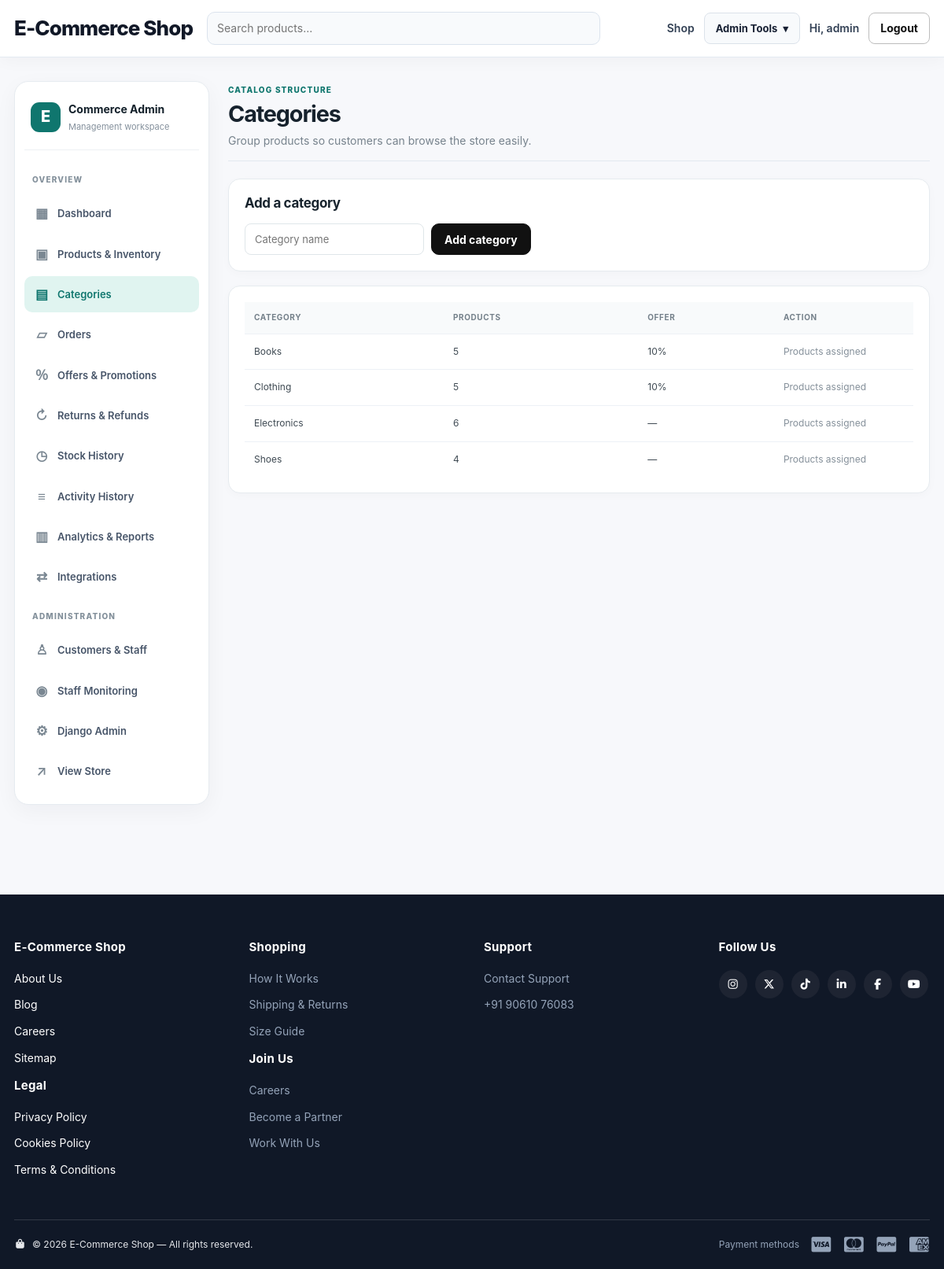
The page /dashboard/categories/ (signed in) on the database its author committed.
### products/models.py (models this page shows, shortened)
class Category(models.Model):
    name = models.CharField(max_length=100)
    offer_percent = models.PositiveSmallIntegerField(default=0)
    offer_ends_at = models.DateTimeField(null=True, blank=True)

### dashboard/views.py (the view, shortened to what this page needs)
# urls.py: path('categories/', views.dashboard_categories, name='categories'),
@staff_member_required
def dashboard_categories(request):
    categories = Category.objects.annotate(product_count=Count('products')).order_by('name')
    page_obj = Paginator(categories, 12).get_page(request.GET.get('page'))
    return render(request, 'dashboard/categories.html', {'active': 'categories', 'categories': page_obj.object_list, 'page_obj': page_obj})

### cart/context_processors.py (called while the page is built)
def cart_count(request):
    if not request.user.is_authenticated:
        return {'cart_count': 0}
    from .models import Cart
    cart = Cart.objects.filter(user=request.user).first()
    if not cart:
        return {'cart_count': 0}
    cart_items = cart.items.all()
    return {
        'cart_count': sum(item.quantity for item in cart_items),
        'cart_product_ids': list(cart_items.values_list('product_id', flat=True)),
    }

### storeextras/actor_context.py (called while the page is built)
    def __call__(self, request):
        token = _current_actor.set(getattr(request, 'user', None))
        try:
            return self.get_response(request)
        finally:
            _current_actor.reset(token)

### templates/dashboard/categories.html
{% extends "dashboard/base.html" %}
{% block dashboard_content %}<div class="section-head"><div><span class="dash-eyebrow">CATALOG STRUCTURE</span><h1>Categories</h1><p>Group products so customers can browse the store easily.</p></div></div><div class="dash-panel"><h2>Add a category</h2><form method="post" class="dash-inline-form">{% csrf_token %}<input type="hidden" name="action" value="add"><input type="text" name="name" maxlength="100" placeholder="Category name" required><button class="btn btn-primary" type="submit">Add category</button></form></div><div class="dash-panel"><div class="table-scroll"><table class="dashboard-table"><thead><tr><th>Category</th><th>Products</th><th>Offer</th><th>Action</th></tr></thead><tbody>{% for category in categories %}<tr><td>{{ category.name }}</td><td>{{ category.product_count }}</td><td>{% if category.offer_percent %}{{ category.offer_percent }}%{% else %}—{% endif %}</td><td>{% if category.product_count == 0 %}<form method="post" onsubmit="return confirm('Delete this empty category?');">{% csrf_token %}<input type="hidden" name="action" value="delete"><input type="hidden" name="category_id" value="{{ category.id }}"><button class="dash-small-button danger" type="submit">Delete</button></form>{% else %}<span class="dash-muted">Products assigned</span>{% endif %}</td></tr>{% empty %}<tr><td colspan="4" class="dash-empty">No categories created yet.</td></tr>{% endfor %}</tbody></table></div></div>{% include "includes/pagination.html" with page_obj=page_obj %}
{% endblock %}

### templates/base.html (shortened to what this page needs)
{% load static %}
<!DOCTYPE html>
<html lang="en">
<head>
    <link rel="stylesheet" href="{% static 'css/style.css' %}?v=20261102_filtercard">
    <link rel="stylesheet" href="https://cdnjs.cloudflare.com/ajax/libs/font-awesome/7.0.1/css/all.min.css"
>
</head>
<body>
<header class="navbar">
    <div class="container nav-inner">
        <a class="brand" href="{% url 'products:home' %}">E-Commerce Shop</a>
        <form class="nav-search" method="get" action="{% url 'products:home' %}">
            <input type="search" name="q" placeholder="Search products..." value="{{ request.GET.q }}">
        </form>
        <nav class="nav-links">
            <a href="{% url 'products:home' %}">Shop</a>
            {% if user.is_authenticated %}
                {% if user.is_staff %}
                    <details class="nav-dropdown">
                        <summary aria-label="Open admin tools">Admin Tools <span aria-hidden="true">▾</span></summary>
                    </details>
                {% endif %}
                <a class="hide-mobile" href="{% url 'profile' %}">Hi, {{ user.username }}</a>
                <form method="post" action="{% url 'logout' %}" style="display:inline">
                    <button class="btn btn-outline" type="submit">Logout</button>
                </form>
            {% else %}
                <a href="{% url 'login' %}">Login</a>
                <a class="btn btn-primary" href="{% url 'register' %}">Sign Up</a>
            {% endif %}
        </nav>
    </div>
</header>
<main>
{% block content %}{% endblock %}
</main>
<footer class="site-footer">
    <div class="container footer-top">
        <div class="footer-col footer-white">
            <h4>E-Commerce Shop</h4>
            <a href="#">About Us</a>
            <a href="#">Blog</a>
            <a href="#">Careers</a>
            <a href="#">Sitemap</a>
            <h4 class="footer-subhead">Legal</h4>
            <a href="#">Privacy Policy</a>
            <a href="#">Cookies Policy</a>
            <a href="#">Terms &amp; Conditions</a>
        </div>
        <div class="footer-col">
            <h4>Shopping</h4>
            <a href="{% url 'products:home' %}">How It Works</a>
            <a href="#">Shipping &amp; Returns</a>
            <a href="#">Size Guide</a>
            <h4 class="footer-subhead">Join Us</h4>
            <a href="#">Careers</a>
            <a href="#">Become a Partner</a>
            <a href="#">Work With Us</a>
        </div>
        <div class="footer-col">
            <h4>Support</h4>
            <a href="#">Contact Support</a>
            <a href="#"> +91 90610 76083</a>
        </div>
        <div class="footer-col">
            <h4 class="footer-subhead">Follow Us</h4>
            <div class="footer-social">
                <a href="#" aria-label="Instagram"><i class="fa-brands fa-instagram"></i></a>
                <a href="#" aria-label="Twitter"><i class="fa-brands fa-x-twitter"></i></a>
                <a href="#" aria-label="TikTok"><i class="fa-brands fa-tiktok"></i></a>
                <a href="#" aria-label="LinkedIn"><i class="fa-brands fa-linkedin-in"></i></a>
                <a href="#" aria-label="Facebook"><i class="fa-brands fa-facebook-f"></i></a>
                <a href="#" aria-label="YouTube"><i class="fa-brands fa-youtube"></i></a>
            </div>
        </div>
    </div>
    <div class="container footer-bottom">
        <p class="footer-copyright">
            <i class="fa-solid fa-bag-shopping"></i>
            &copy; {% now "Y" %} E-Commerce Shop — All rights reserved.
        </p>
        <div class="footer-payments">
            <span class="footer-payments-label">Payment methods</span>
            <i class="fa-brands fa-cc-visa"></i>
            <i class="fa-brands fa-cc-mastercard"></i>
            <i class="fa-brands fa-cc-paypal"></i>
            <i class="fa-brands fa-cc-amex"></i>
        </div>
    </div>
</footer>
</body>
</html>

### rows shown on the page
Category: name "Books", product_count "5", offer_percent "10", shows "Products assigned"
Category: name "Clothing", product_count "5", offer_percent "10", shows "Products assigned"
Category: name "Electronics", product_count "6", shows "Products assigned"
Category: name "Shoes", product_count "4", shows "Products assigned"

### other values the page prints
{{ user.username }} "admin"
